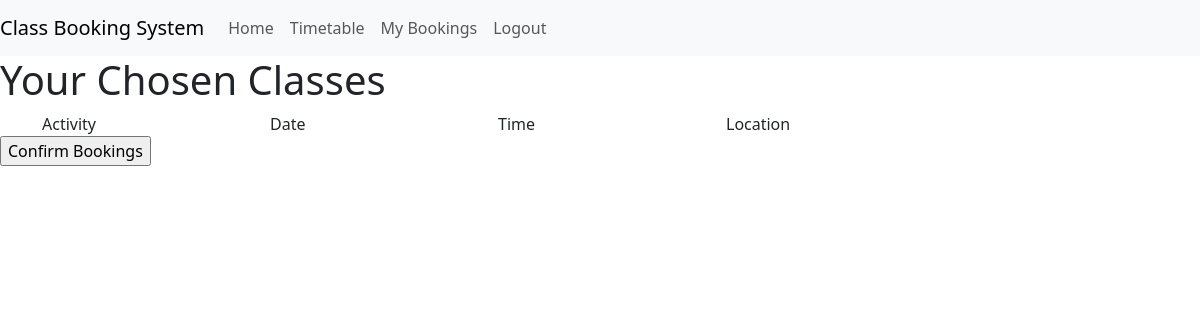
Before: /checkout.html (signed in) with the older database file.
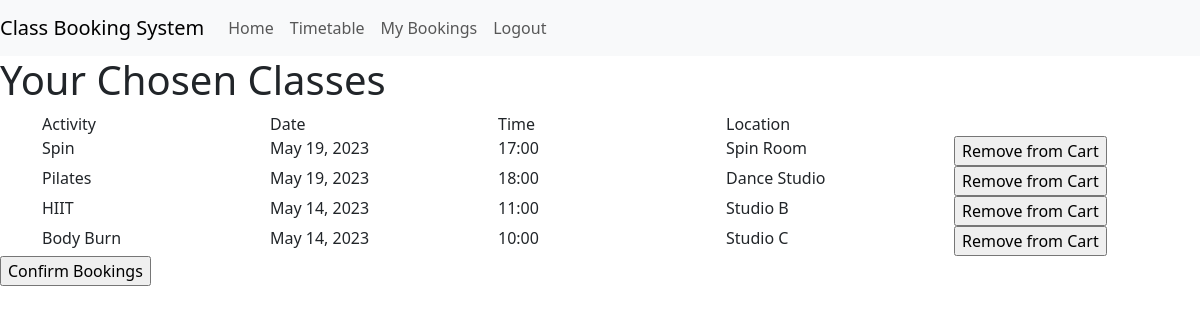
After: the same page with the newer database file.
### classbooking_app/models.py (models this page shows, shortened)
class Booking(models.Model):
    session = models.ForeignKey(Session, on_delete=models.CASCADE)
    user = models.CharField(
        max_length=50,
        null=False,
        blank=False,
        default="test_user"
        )
    confirmed = models.BooleanField(default=False)

class Session(models.Model):
    activity = models.ForeignKey(Activity, on_delete=models.CASCADE)
    date = models.DateField(default=date.today())
    time = models.TimeField(default=datetime.now())
    spaces = models.IntegerField(default=25)
    location = models.CharField(max_length=50, default='Studio A')
    running = models.BooleanField(default=True)

class Activity(models.Model):
    name = models.CharField(
        max_length=50,
        null=False,
        blank=False,
        default="test_class"
        )
    description = models.CharField(
        max_length=50,
        null=False,
        blank=False,
        default="test_description"
        )
    image = models.CharField(
        max_length=20,
        null=False,
        blank=False,
        default="test_image")
    capacity = models.IntegerField(
        null=False,
        blank=False,
        default=25
    )
    duration = models.CharField(
        max_length=5,
        null=False,
        blank=False,
        default="1hr"
    )

### classbooking_app/views.py (the view, shortened to what this page needs)
# urls.py: path('checkout.html', views.checkout, name='checkout'),
def checkout(request):
    user = request.user
    confirm_btn_class = "visible"
    confirm_msg_class = "invisible"
    existing_bookings = Booking.objects.filter(user=user)
    form_value = "y"
    context = {
        'existing_bookings': existing_bookings,
        'confirm_btn_class': confirm_btn_class,
        'confirm_msg_class': confirm_msg_class,
        'form_value': form_value
        }
    return render(request, 'classbooking_app/checkout.html', context)

### classbooking_app/templates/classbooking_app/checkout.html (shortened to what this page needs)
{% extends 'classbooking_app/base.html' %}
{% block contentbody %}
<form method="POST" id="checkout-form">
    <div class="{{ confirm_btn_class}}">
        <h1>Your Chosen Classes</h1>
        <div class="container ">
            <div class="row">
                <div class="col">Activity</div>
                <div class="col">Date</div>
                <div class="col">Time</div>
                <div class="col">Location</div>
                <div class="col"></div>
            </div>
            {% for booking in existing_bookings %}
            {% if booking.confirmed == False %}
            <div id="{{ booking.session.id}}_selected" class="row">
                <div class="col">{{ booking.session.activity.name }}</div>
                <div class="col">{{ booking.session.date }}</div>
                <div class="col">{{ booking.session.time | time:"G:i"}}</div>
                <div class="col">{{ booking.session.location }}</div>
                <div class="col">
                    <input class="remove-from-cart" type="button" id="{{ booking.session.id }}_remove" name="{{ booking.session.id }}_remove" value="Remove from Cart">
                </div>
            </div>
            {% endif %}
            {% endfor %}
        </div>
        <input id="confirm" type="submit" value="Confirm Bookings">
    </div>
</form>
{% endblock %}

Changed rows visible on the page:
added Booking: session.activity.name "Spin", session "May 19, 2023", session.time "17:00", session.location "Spin Room"
added Booking: session.activity.name "Pilates", session "May 19, 2023", session.time "18:00", session.location "Dance Studio"
added Booking: session.activity.name "HIIT", session "May 14, 2023", session.time "11:00", session.location "Studio B"
added Booking: session.activity.name "Body Burn", session "May 14, 2023", session.time "10:00", session.location "Studio C"
